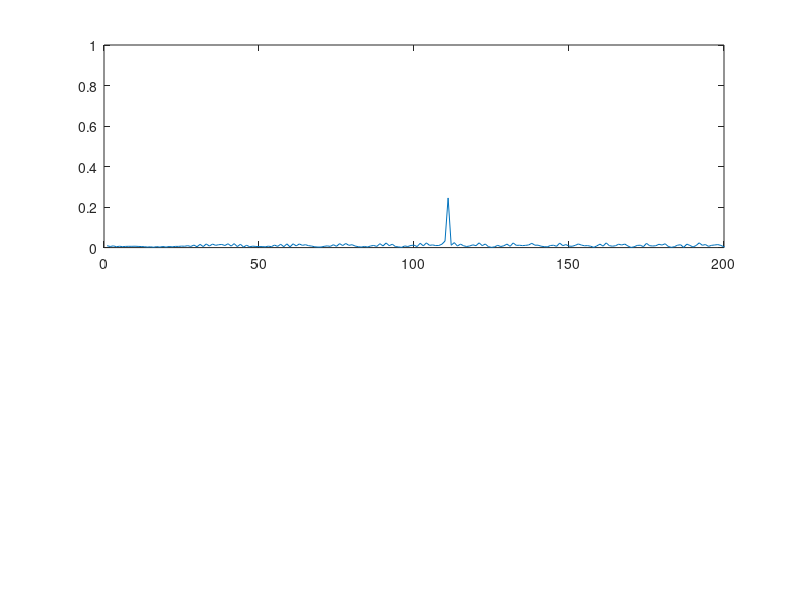
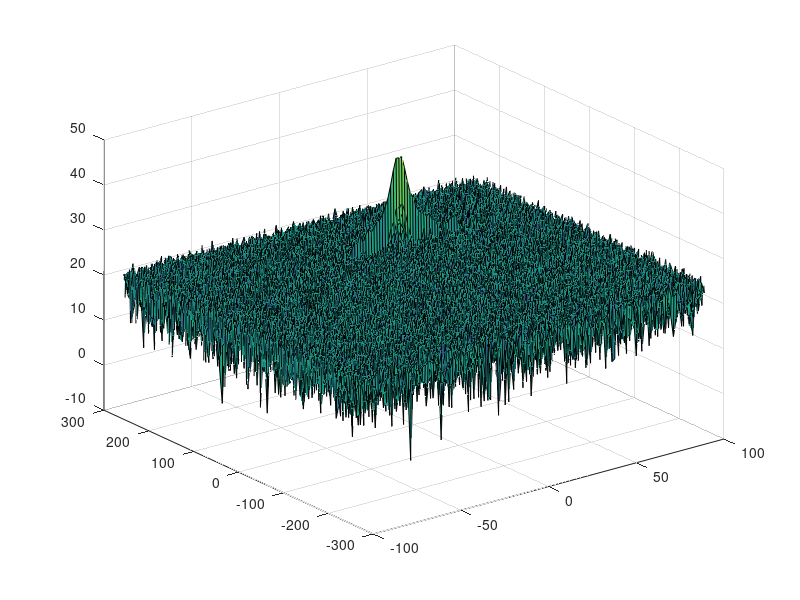

Here is the MATLAB script that generated these plots, in order: (Note: this script raises an error after producing the figures.)
clear all
clc;

%% Radar Specifications 
%%%%%%%%%%%%%%%%%%%%%%%%%%%
% Frequency of operation = 77GHz
% Max Range = 200m
% Range Resolution = 1 m
% Max Velocity = 100 m/s
%%%%%%%%%%%%%%%%%%%%%%%%%%%

x_max = 200;
res_range = 1;
v_max = 100;

%speed of light = 3e8
c = 3 * 10^8;
%% User Defined Range and Velocity of target
% define the target's initial position and velocity. Note : Velocity
% remains contant
x_T = 110;
v_T = 20;
 
%% FMCW Waveform Generation

%Design the FMCW waveform by giving the specs of each of its parameters.
% Calculate the Bandwidth (B), Chirp Time (Tchirp) and Slope (slope) of the FMCW
% chirp using the requirements above.
B = c / (2 * res_range);
Tchirp = 5.5 * 2 * x_max / c;
slope = B / Tchirp;

%Operating carrier frequency of Radar 
fc = 77e9;             %carrier freq
                                   
%The number of chirps in one sequence. Its ideal to have 2^ value for the ease of running the FFT
%for Doppler Estimation. 
Nd = 128;                   % #of doppler cells OR #of sent periods % number of chirps

%The number of samples on each chirp. 
Nr = 1024;                  %for length of time OR # of range cells

% Timestamp for running the displacement scenario for every sample on each
% chirp
t = linspace(0, Nd * Tchirp, Nr * Nd); %total time for samples


%Creating the vectors for Tx, Rx and Mix based on the total samples input.
Tx = zeros(1, length(t)); %transmitted signal
Rx = zeros(1, length(t)); %received signal
Mix = zeros(1, length(t)); %beat signal

%Similar vectors for range_covered and time delay.
r_t = zeros(1, length(t));
td = zeros(1, length(t));


%% Signal generation and Moving Target simulation
% Running the radar scenario over the time. 

for i = 1 : length(t)         
    
    %For each time stamp update the Range of the Target for constant velocity. 
    r_t(i) = x_T + v_T * t(i);
    
    %For each time sample we need update the transmitted and
    %received signal. 
    td(i) = (2 * r_t(i)) / c;
    tau = t(i) - td(i);
    Tx(i) = cos(2 * pi * (fc * t(i) + slope * t(i)^2 / 2));
    Rx (i) = cos(2 * pi * (fc * tau + slope * tau^2 / 2));
    
    %Now by mixing the Transmit and Receive generate the beat signal
    %This is done by element wise matrix multiplication of Transmit and
    %Receiver Signal
    Mix(i) = Tx(i) .* Rx(i);
    
end

%% RANGE MEASUREMENT


%reshape the vector into Nr*Nd array. Nr and Nd here would also define the size of
%Range and Doppler FFT respectively.
Mix = reshape(Mix, [Nr, Nd]);

%run the FFT on the beat signal along the range bins dimension (Nr) and
%normalize.
s_fft = fft(Mix(1 : Nr)) / Nr;

% Take the absolute value of FFT output
s_fft = abs(s_fft);

% Output of FFT is double sided signal, but we are interested in only one side of the spectrum.
% Hence we throw out half of the samples.
s_fft = s_fft(1 : Nr / 2);

%plotting the range
figure('Name', 'Range from First FFT')
subplot(2,1,1)

 % plot FFT output 
plot(s_fft);
 
axis([0 200 0 1]);



%% RANGE DOPPLER RESPONSE
% The 2D FFT implementation is already provided here. This will run a 2DFFT
% on the mixed signal (beat signal) output and generate a range doppler
% map.You will implement CFAR on the generated RDM


% Range Doppler Map Generation.

% The output of the 2D FFT is an image that has reponse in the range and
% doppler FFT bins. So, it is important to convert the axis from bin sizes
% to range and doppler based on their Max values.

Mix = reshape(Mix, [Nr, Nd]);

% 2D FFT using the FFT size for both dimensions.
sig_fft2 = fft2(Mix, Nr, Nd);

% Taking just one side of signal from Range dimension.
sig_fft2 = sig_fft2(1 : Nr / 2, 1 : Nd);
sig_fft2 = fftshift(sig_fft2);
RDM = abs(sig_fft2);
RDM = 10 * log10(RDM);

%use the surf function to plot the output of 2DFFT and to show axis in both
%dimensions
doppler_axis = linspace(-100, 100, Nd);
range_axis = linspace(-200, 200, Nr / 2) * ((Nr / 2) / 400);
figure,surf(doppler_axis, range_axis, RDM);

%% CFAR implementation

%Slide Window through the complete Range Doppler Map

%Select the number of Training Cells in both the dimensions.
cells_Tr = 8;
cells_Td = 6;


%Select the number of Guard Cells in both dimensions around the Cell under 
%test (CUT) for accurate estimation
cells_Gr = 4;
cells_Gd = 2;

% offset the threshold by SNR value in dB
threshold_offset = 6;

%design a loop such that it slides the CUT across range doppler map by
%giving margins at the edges for Training and Guard Cells.
%For every iteration sum the signal level within all the training
%cells. To sum convert the value from logarithmic to linear using db2pow
%function. Average the summed values for all of the training
%cells used. After averaging convert it back to logarithimic using pow2db.
%Further add the offset to it to determine the threshold. Next, compare the
%signal under CUT with this threshold. If the CUT level > threshold assign
%it a value of 1, else equate it to 0.


   % Use RDM[x,y] as the matrix from the output of 2D FFT for implementing
   % CFAR
num_cells_T = (2 * (cells_Tr + cells_Gr) + 1) * (2 * (cells_Td + cells_Gd) + 1) ...
            - (2 * cells_Gr + 1) * (2 * cells_Gd + 1);
power_map = db2pow(RDM);
CFAR_output = zeros(size(RDM));
for i = 1 : size(RDM, 1) - (2 * (cells_Tr + cells_Gr))
    for j = 1 : size(RDM, 2) - (2 * (cells_Td + cells_Gd))
        noise_TGCUT = sum(power_map(i : i + 2 * (cells_Tr + cells_Gr), ...
                                    j : j + 2 * (cells_Td + cells_Gd)), ...
                          'all');
        noise_GCUT = sum(power_map(i + cells_Tr : i + cells_Tr + 2 * cells_Gr, ...
                                   j + cells_Td : j + cells_Td + 2 * cells_Gd), ...
                         'all');
        avg_noise = pow2db((noise_TGCUT - noise_GCUT) / num_cells_T);
        threshold = avg_noise + threshold_offset;
        cell_CUT = RDM(i + cells_Tr + cells_Gr, j + cells_Td + cells_Td);
        if cell_CUT > threshold
            CFAR_output(i + cells_Tr + cells_Gr, j + cells_Td + cells_Gd) = 1;
        end
    end
end

%display the CFAR output using the Surf function like we did for Range
%Doppler Response output.
figure,surf(doppler_axis, range_axis, CFAR_output);
colorbar;


 
 